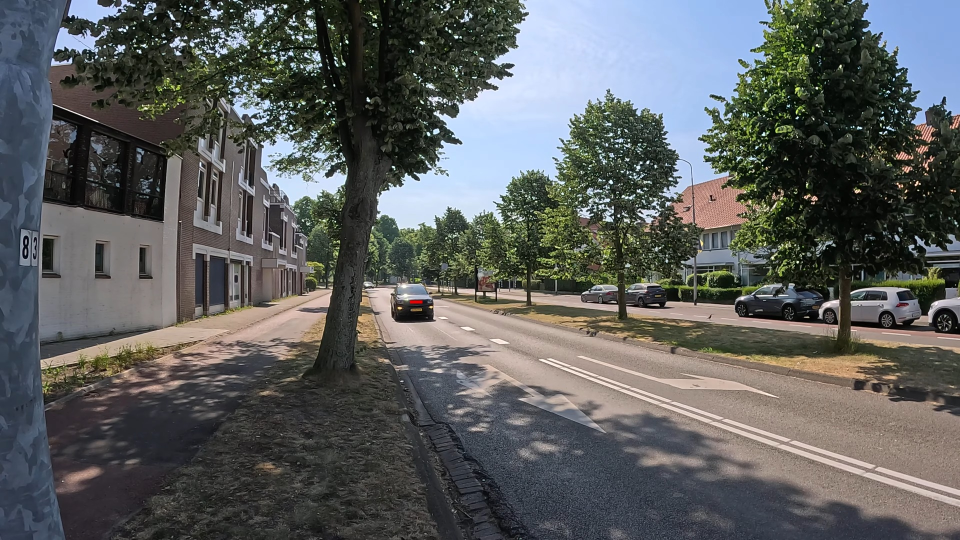
#> input picture public/img/stimuli/image_101.jpg, 1920 x 1080 px (shown at 1/2 size); its folder holds only this picture in this run
$ python mask_plates.py
#> lines starting #> are read from the running program, lines starting #| are printed output that depends on the picture; after the words box and inside, x2 and y2 are one past the last pixel; in counts of white or black regions, pixels touching at a corner belong together
import os
import glob
import cv2
import numpy as np
from pathlib import Path

# Configuration
INPUT_DIR = r"C:\Users\Vamshi\OneDrive\Documents\GitHub\ehmi-vehicles\public\img\stimuli"          # Path where stimuli are located
OUTPUT_DIR = r"C:\Users\Vamshi\OneDrive\Documents\GitHub\ehmi-vehicles\public\img\stimuli_masked"   # Path to save masked images
BACKUP_DIR = r"C:\Users\Vamshi\OneDrive\Documents\GitHub\ehmi-vehicles\public\img\stimuli_backup"   # Backup folder for originals
MASK_TYPE = "pixelate"                     # Options: 'blur', 'pixelate', 'solid'

# Pretrained Haar cascade for license plates (included with OpenCV)
CASCADE_PATH = cv2.data.haarcascades + "haarcascade_russian_plate_number.xml"
plate_cascade = cv2.CascadeClassifier(CASCADE_PATH)

def apply_mask(image, x, y, w, h, mask_type="pixelate"):
    """Applies blur, pixelation, or solid fill over the bounding box."""
    h_img, w_img = image.shape[:2]  # Get image height and width

    # Add a slight padding around the detected box
    pad_x, pad_y = int(w * 0.05), int(h * 0.05)
    x1 = max(0, x - pad_x)
    y1 = max(0, y - pad_y)
    x2 = min(w_img, x + w + pad_x)  # Fixed: bounds width to image width
    y2 = min(h_img, y + h + pad_y)  # Bounds height to image height

    roi = image[y1:y2, x1:x2]
    if roi.size == 0:
        return image

    if mask_type == "blur":
        # Heavy Gaussian blur
        k_w = (x2 - x1) // 2 * 2 + 1
        k_h = (y2 - y1) // 2 * 2 + 1
        blurred = cv2.GaussianBlur(roi, (max(25, k_w), max(25, k_h)), 30)
        image[y1:y2, x1:x2] = blurred

    elif mask_type == "pixelate":
        # Downscale and upscale to create mosaic pixelation
        h_roi, w_roi = roi.shape[:2]
        small = cv2.resize(roi, (max(1, w_roi // 8), max(1, h_roi // 8)), interpolation=cv2.INTER_LINEAR)
        pixelated = cv2.resize(small, (w_roi, h_roi), interpolation=cv2.INTER_NEAREST)
        image[y1:y2, x1:x2] = pixelated

    elif mask_type == "solid":
        # Neutral dark gray fill
        image[y1:y2, x1:x2] = (30, 30, 30)

    return image

def process_stimuli():
    os.makedirs(OUTPUT_DIR, exist_ok=True)
    os.makedirs(BACKUP_DIR, exist_ok=True)

    image_files = sorted(glob.glob(os.path.join(INPUT_DIR, "image_*.jpg")) +
                         glob.glob(os.path.join(INPUT_DIR, "image_*.png")))

    if not image_files:
        print(f"No stimuli images found in {INPUT_DIR}")
        return

    print(f"Found {len(image_files)} stimuli images. Processing...")

    detected_count = 0
    for img_path in image_files:
        filename = os.path.basename(img_path)
        img = cv2.imread(img_path)
#> img is the input picture: shape (1080, 1920, 3); mean B, G, R 93.6, 94.4, 92
        if img is None:
            continue

        # Save backup copy
        cv2.imwrite(os.path.join(BACKUP_DIR, filename), img)

        # Convert to grayscale for detection
        gray = cv2.cvtColor(img, cv2.COLOR_BGR2GRAY)
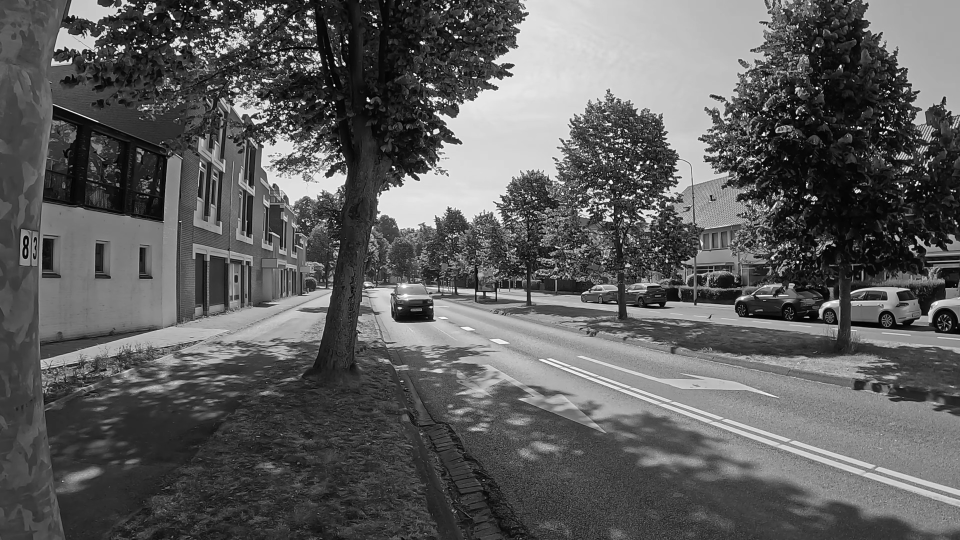
#> gray: shape (1080, 1920) (shown at 1/2 size); min 0, max 255, mean 93.6

        # Detect plates
        plates = plate_cascade.detectMultiScale(gray, scaleFactor=1.1, minNeighbors=4, minSize=(30, 15))
#> plates = [[1052, 573, 146, 49]]

        if len(plates) > 0:
            detected_count += 1
            for (x, y, w, h) in plates:
                img = apply_mask(img, x, y, w, h, mask_type=MASK_TYPE)
#> this loop made 1 pass
#> (x, y, w, h, h_img in apply_mask, w_img in apply_mask, pad_x in apply_mask, pad_y in apply_mask) on pass 1: (1052, 573, 146, 49, 1080, 1920, 7, 2)
#> pass 1, in apply_mask, `roi = image[y1:y2, x1:x2]`:
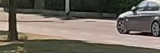
#> roi: shape (53, 160, 3); mean B, G, R 96.3, 106.3, 113.2
#> pass 1, in apply_mask, `pixelated = cv2.resize(small, (w_roi, h_roi), interpolation=cv2.INTER_..`:
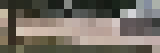
#> pixelated: shape (53, 160, 3); mean of channels 0, 1, 2 99.7, 109.3, 116; drawn as B, G, R
#> pass 1, in process_stimuli, `img = apply_mask(img, x, y, w, h, mask_type=MASK_TYPE)`:
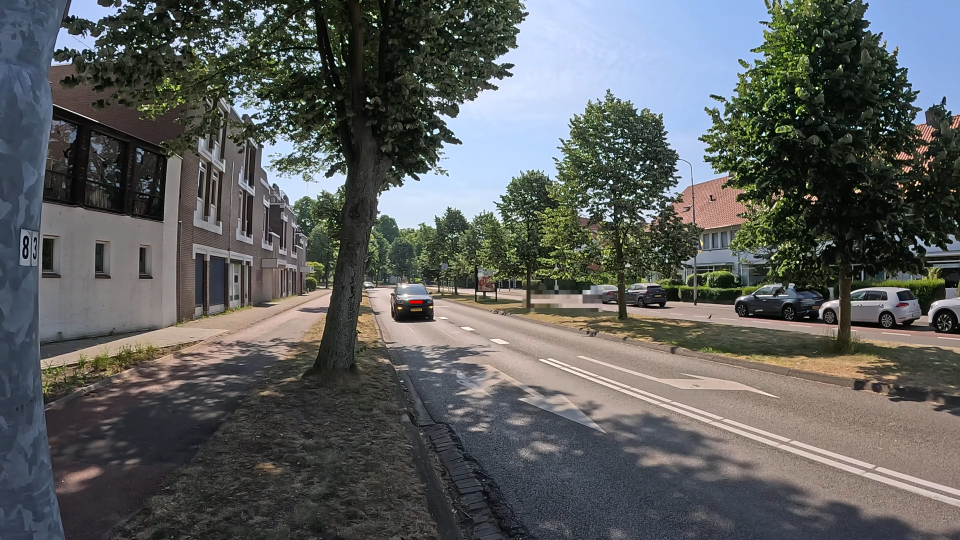
#> img: shape (1080, 1920, 3) (shown at 1/2 size); 0.4% of pixels changed, all inside (x1, y1, x2, y2) = (1045, 571, 1205, 624)

        # Save output image
        cv2.imwrite(os.path.join(OUTPUT_DIR, filename), img)

    print(f"Processing complete. Detected and masked plates in {detected_count}/{len(image_files)} images.")
    print(f"Originals backed up to: {BACKUP_DIR}")
    print(f"Masked images saved to: {OUTPUT_DIR}")

if __name__ == "__main__":
    process_stimuli()

$ run again, on public/img/stimuli/image_11.jpg
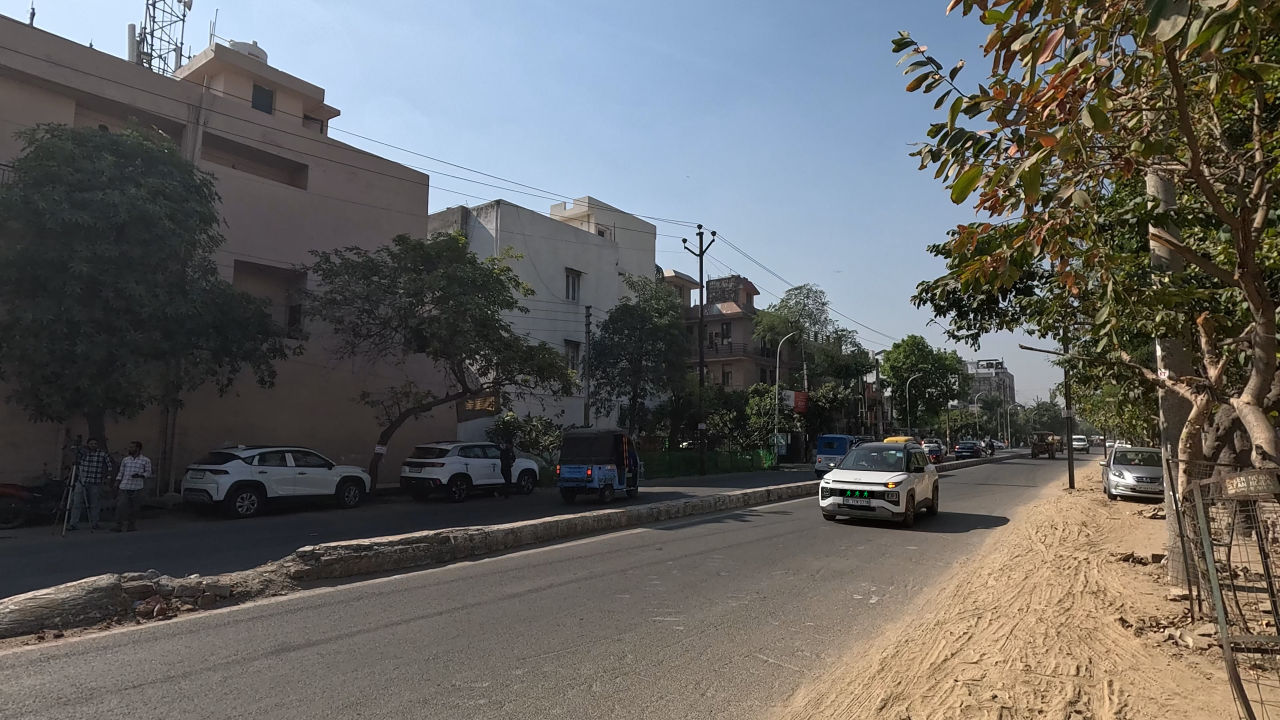
#> input picture public/img/stimuli/image_11.jpg, 3840 x 2160 px (shown at 1/3 size)
#> in process_stimuli, img is the input picture: shape (2160, 3840, 3); mean B, G, R 97, 99, 99.8
#> in process_stimuli, `gray = cv2.cvtColor(img, cv2.COLOR_BGR2GRAY)`:
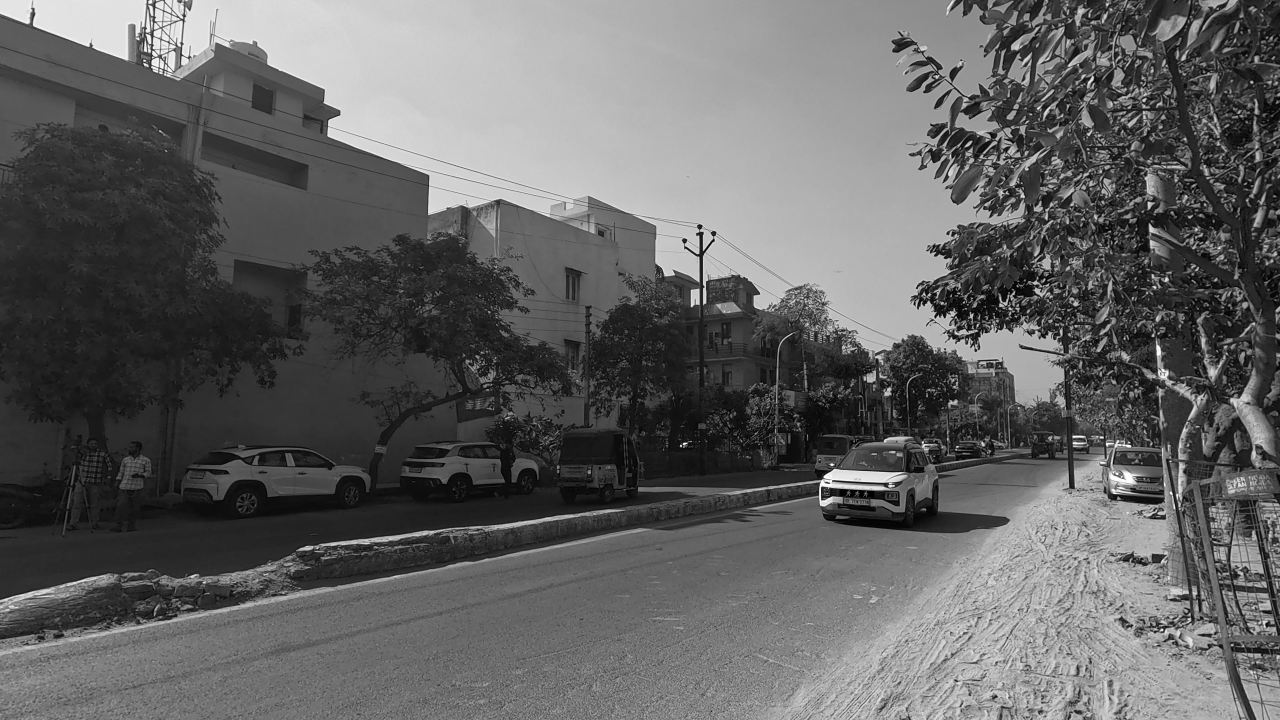
#> gray: shape (2160, 3840) (shown at 1/3 size); min 0, max 255, mean 99
#> plates = [[783, 1424, 238, 80]]
#> the loop in process_stimuli, `for (x, y, w, h) in plates:` made 1 pass
#> (x, y, w, h, h_img in apply_mask, w_img in apply_mask, pad_x in apply_mask, pad_y in apply_mask) on pass 1: (783, 1424, 238, 80, 2160, 3840, 11, 4)
#> pass 1, in apply_mask, `pixelated = cv2.resize(small, (w_roi, h_roi), interpolation=cv2.INTER_..`:
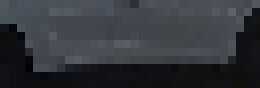
#> pixelated: shape (88, 260, 3); mean of channels 0, 1, 2 59, 54.1, 51.2; drawn as B, G, R
